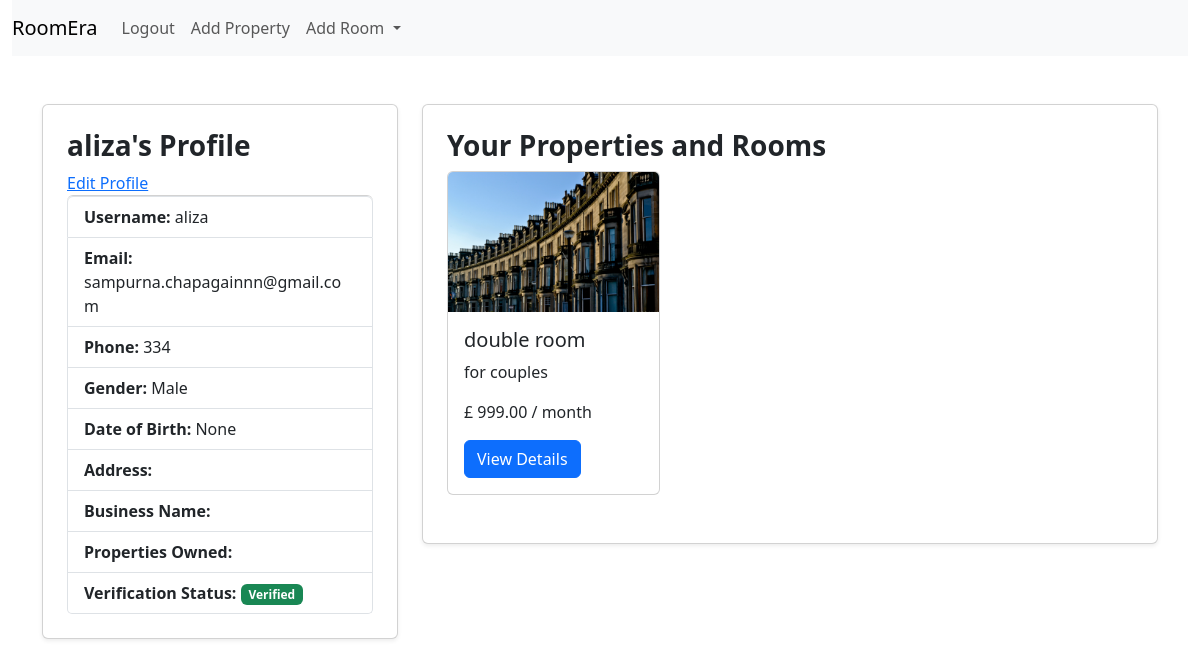
The app's page /landlord/aliza-1739724907/ (signed in) with its own data.
### landlord_account/models.py (models this page shows, shortened)
class LandlordProfile(models.Model):
    user = models.OneToOneField(CustomUser, on_delete=models.CASCADE, related_name="landlord_profile")
    properties_owned = models.TextField(blank=True, null=True)
    business_name = models.CharField(max_length=100, blank=True, null=True)
    is_verified = models.BooleanField(default=False)

class CustomUser(AbstractUser):
    is_landlord=models.BooleanField(default=False)
    is_tenant=models.BooleanField(default=False)
    phone=models.CharField(max_length=15, blank=True, null=True)
    GENDER_CHOICES=[
        ('M', 'Male'),
        ('F', 'Female'),
        ('O', 'Other'),
    ]
    gender=models.CharField(max_length=1, choices=GENDER_CHOICES, blank=True, null=True)
    date_of_birth=models.DateField(blank=True, null=True)
    address=models.TextField(blank=True, null=True)
    slug=models.SlugField(unique=True, blank=True)

### landlord_property/models.py (models this page shows, shortened)
class Room(models.Model):
    property=models.ForeignKey(Property, on_delete=models.CASCADE, related_name="rooms")
    title=models.CharField(max_length=100)
    description=models.TextField()
    rent_price=models.DecimalField(max_digits=10, decimal_places=2)
    max_occupancy=models.IntegerField()
    is_available=models.BooleanField(default=True)
    is_featured=models.BooleanField(default=False)
    created_at=models.DateTimeField(auto_now_add=True)

class RoomImage(models.Model):
    room=models.ForeignKey(Room, on_delete=models.CASCADE, related_name="images")
    image=models.ImageField(upload_to="room_images/")
    uploaded_at=models.DateTimeField(auto_now_add=True)

### landlord_account/views.py (the view)
# urls.py: path('<slug:slug>/', landlord_dashboard, name='landlord_dashboard'),
def landlord_dashboard(request, slug):
    landlord_user=get_object_or_404(CustomUser, slug=slug, is_landlord=True)
    landlord_profile = LandlordProfile.objects.get(user=landlord_user)
    properties = Property.objects.filter(landlord=landlord_profile)
    rooms = []
    for property in properties:
        rooms.extend(Room.objects.filter(property=property))
    return render(request, 'landlord_account/landlord_dashboard.html', {
        'landlord_profile': landlord_profile,
        'properties': properties,
        'rooms': rooms
    })

### landlord_property/context_processors.py (called while the page is built)
def landlord_properties(request):
    if request.user.is_authenticated and hasattr(request.user, 'landlord_profile'):
        properties = Property.objects.filter(landlord=request.user.landlord_profile)
        return {'properties': properties}  # Makes properties available in all templates
    return {'properties': None}

### landlord_account/templates/landlord_account/landlord_dashboard.html (shortened to what this page needs)
{% extends 'landlord_account/main.html' %}
{% block content %}
<div class="container mt-5">
  <div class="row">
    <div class="col-md-4">
      <div class="card shadow-sm p-4">
        <h3 class="fw-bold">{{ landlord_profile.user.username }}'s Profile</h3>
        <a href="{% url 'landlord_account:landlord_edit' landlord_profile.id %}">Edit Profile</a>
        <ul class="list-group">
          <li class="list-group-item"><strong>Username:</strong> {{ landlord_profile.user.username }}</li>
          <li class="list-group-item"><strong>Email:</strong> {{ landlord_profile.user.email }}</li>
          <li class="list-group-item"><strong>Phone:</strong> {{ landlord_profile.user.phone }}</li>
          <li class="list-group-item"><strong>Gender:</strong> {{ landlord_profile.user.get_gender_display }}</li>
          <li class="list-group-item"><strong>Date of Birth:</strong> {{ landlord_profile.user.date_of_birth }}</li>
          <li class="list-group-item"><strong>Address:</strong> {{ landlord_profile.user.address }}</li>
          <li class="list-group-item">
            <strong>Business Name:</strong> {{ landlord_profile.business_name }}
          </li>
          <li class="list-group-item">
            <strong>Properties Owned:</strong> {{ landlord_profile.properties_owned }}
          </li>
          <li class="list-group-item">
            <strong>Verification Status:</strong>
            {% if landlord_profile.is_verified %}
              <span class="badge bg-success">Verified</span>
            {% else %}
              <span class="badge bg-danger">Not Verified</span>
            {% endif %}
          </li>
        </ul>
      </div>
    </div>
    <div class="col-md-8">
      <div class="card shadow-sm p-4">
        <h3 class="fw-bold">Your Properties and Rooms</h3>
        {% if rooms %}
          <div class="row">
            {% for room in rooms %}
            <div class="col-md-4">
              <div class="card mb-4">
                <img src="{{ room.images.first.image.url }}" class="card-img-top" alt="{{ room.title }}">
                <div class="card-body">
                  <h5 class="card-title">{{ room.title }}</h5>
                  <p class="card-text">{{ room.description|truncatewords:15 }}</p>
                  <p class="card-text">£ {{ room.rent_price }} / month</p>
                  <a href="{% url 'landlord_property:room_detail' room.id %}" class="btn btn-primary">View Details</a>
                </div>
              </div>
            </div>
            {% endfor %}
          </div>
        {% else %}
          <p>No rooms available for rent.</p>
        {% endif %}
      </div>
    </div>
  </div>
</div>
{% endblock %}

### landlord_account/templates/landlord_account/main.html (style rules this page uses)
html, body { height: 100%; margin: 0; padding: 0; }

### records on screen
LandlordProfile: user.username "aliza", user.email "sampurna.chapagainnn@gmail.com", user.phone "334", user.gender "Male", user.date_of_birth "None"
Room: images.first.image (picture), title "double room", description "for couples", rent_price "999.00"
